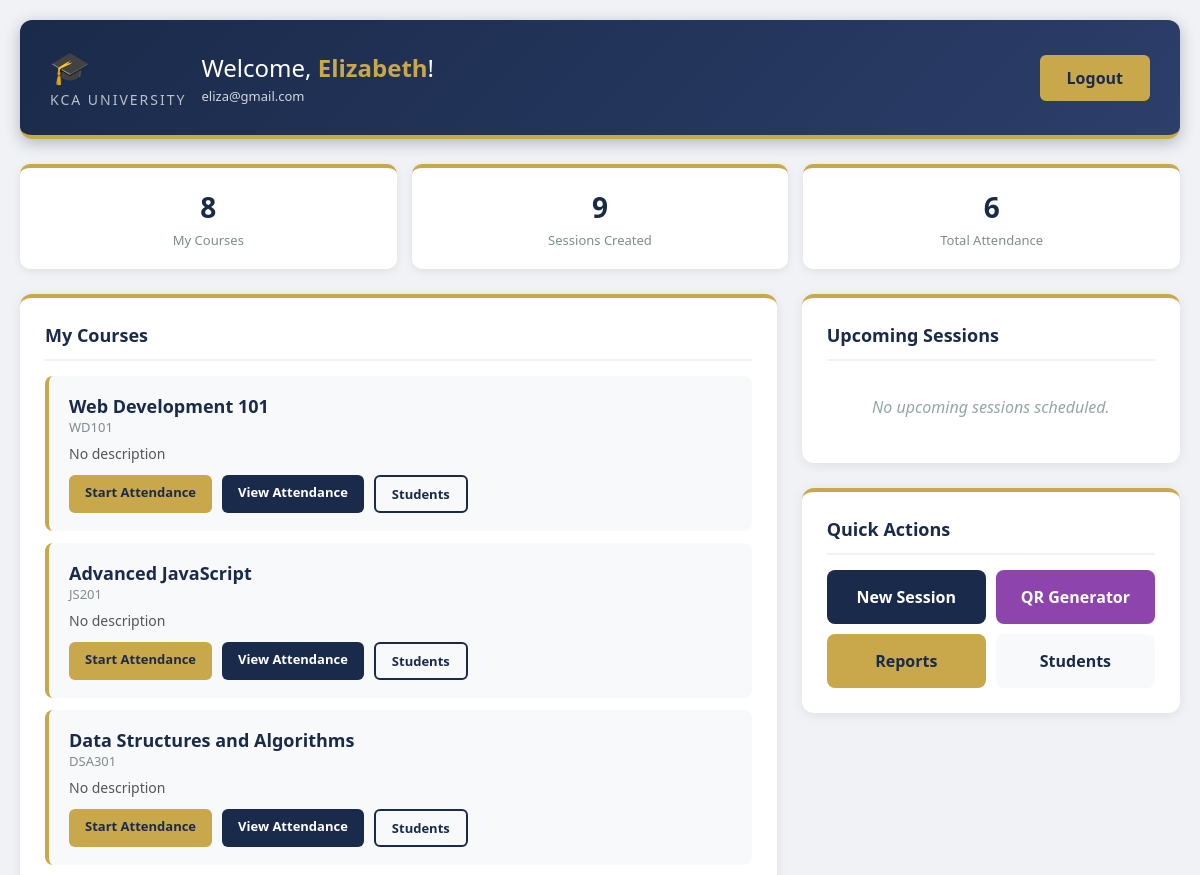
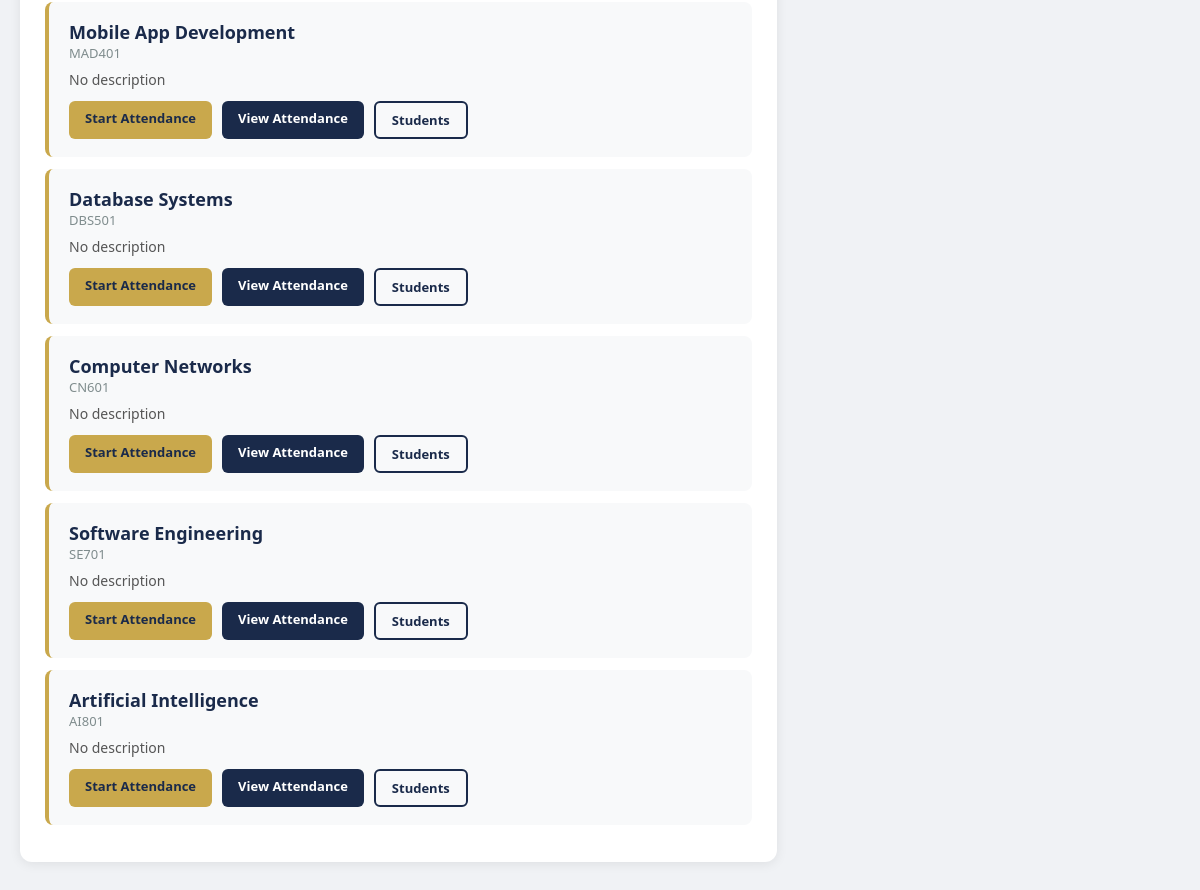
/lecturer_dashboard.php (signed in), run on the app's committed database (2 pictures, top to bottom).
### tables this page shows
CREATE TABLE `users` (
  `user_id` int(11) NOT NULL,
  `full_name` varchar(100) NOT NULL,
  `email` varchar(100) NOT NULL,
  `password_hash` varchar(255) NOT NULL,
  `role_id` int(11) DEFAULT 1,
  `created_at` timestamp NOT NULL DEFAULT current_timestamp()
);

CREATE TABLE `units` (
  `unit_id` int(11) NOT NULL,
  `unit_name` varchar(100) NOT NULL,
  `unit_code` varchar(20) NOT NULL,
  `user_id` int(11) DEFAULT NULL,
  `created_at` timestamp NOT NULL DEFAULT current_timestamp()
);

### lecturer_dashboard.php (the view, shortened to what this page needs)
<?php
include 'config.php';
$id = $_SESSION['user_id'];
$stmt = $conn->prepare("SELECT full_name, email FROM users WHERE user_id = ?");
$stmt->bind_param("i", $id);
$stmt->execute();
$result = $stmt->get_result();
if ($result->num_rows > 0) {
    $user = $result->fetch_assoc();
} else {
    session_destroy();
    header("Location: login_form.php");
    exit();
}
$first_name = explode(" ", $user['full_name'])[0];
$courses_query = "SELECT unit_id, unit_name, unit_code FROM units WHERE user_id = ?";
$stmt = $conn->prepare($courses_query);
$stmt->bind_param("i", $id);
$stmt->execute();
$courses = $stmt->get_result();
$stats_query = "SELECT
    (SELECT COUNT(*) FROM units WHERE user_id = ?) as total_courses,
    (SELECT COUNT(*) FROM attendance_sessions s JOIN units u ON s.unit_id = u.unit_id WHERE u.user_id = ?) as total_sessions,
    (SELECT COUNT(*) FROM attendance_logs al JOIN attendance_sessions s ON al.session_id = s.session_id JOIN units u ON s.unit_id = u.unit_id WHERE u.user_id = ?) as total_attendance";
$stmt = $conn->prepare($stats_query);
$stmt->bind_param("iii", $id, $id, $id);
$stmt->execute();
$stats = $stmt->get_result()->fetch_assoc();
$upcoming_query = "SELECT s.session_id, s.start_time, s.end_time, u.unit_name, g.name as geofence_name,
                   (SELECT COUNT(*) FROM attendance_logs WHERE session_id = s.session_id) as attendance_count
                   FROM attendance_sessions s
                   JOIN units u ON s.unit_id = u.unit_id
                   LEFT JOIN geofences g ON s.geofence_id = g.geofence_id
                   WHERE u.user_id = ? AND s.start_time > NOW()
                   ORDER BY s.start_time ASC LIMIT 5";
$stmt = $conn->prepare($upcoming_query);
$stmt->bind_param("i", $id);
$stmt->execute();
$upcoming_sessions = $stmt->get_result();
?>
<!DOCTYPE html>
<html lang="en">
<head>
</head>
<body>
<div class="container">
    <div class="header">
        <div class="header-left">
            <div class="header-logo">
                <span class="logo-icon">🎓</span>
                <div>
                    <span class="logo-text">KCA UNIVERSITY</span>
                </div>
            </div>
            <div>
                <h1>Welcome, <span><?php echo htmlspecialchars($first_name); ?></span>!</h1>
                <div class="email"><?php echo htmlspecialchars($user['email']); ?></div>
            </div>
        </div>
        <a href="logout.php" class="logout-btn">Logout</a>
    </div>
    <div class="stats">
        <div class="stat-card">
            <h3><?php echo $stats['total_courses'] ?? 0; ?></h3>
            <p>My Courses</p>
        </div>
        <div class="stat-card">
            <h3><?php echo $stats['total_sessions'] ?? 0; ?></h3>
            <p>Sessions Created</p>
        </div>
        <div class="stat-card">
            <h3><?php echo $stats['total_attendance'] ?? 0; ?></h3>
            <p>Total Attendance</p>
        </div>
    </div>
    <div class="grid">
        <div>
            <div class="card">
                <h2>My Courses</h2>
                <?php if ($courses->num_rows > 0): ?>
                    <?php while ($course = $courses->fetch_assoc()): ?>
                        <div class="course">
                            <h3><?php echo htmlspecialchars($course['unit_name']); ?></h3>
                            <div class="code"><?php echo htmlspecialchars($course['unit_code']); ?></div>
                            <div class="desc"><?php echo htmlspecialchars($course['description'] ?? 'No description'); ?></div>
                            <div class="actions">
                                <a href="create_session.php?unit_id=<?php echo $course['unit_id']; ?>" class="btn-success">Start Attendance</a>
                                <a href="view_attendance.php?unit_id=<?php echo $course['unit_id']; ?>" class="btn-primary">View Attendance</a>
                                <a href="view_students.php?unit_id=<?php echo $course['unit_id']; ?>" class="btn-outline">Students</a>
                            </div>
                        </div>
                    <?php endwhile; ?>
                <?php else: ?>
                    <div class="no-data">You don't have any courses assigned yet. Contact Admin.</div>
                <?php endif; ?>
            </div>
        </div>
        <div>
            <div class="card">
                <h2>Upcoming Sessions</h2>
                <?php if ($upcoming_sessions->num_rows > 0): ?>
                    <?php while ($session = $upcoming_sessions->fetch_assoc()): ?>
                        <div class="session-item">
                            <div class="title"><?php echo htmlspecialchars($session['unit_name']); ?></div>
                            <div class="meta">
                                <?php echo htmlspecialchars($session['geofence_name'] ?? 'No geofence'); ?><br>
                                <?php echo date('M d, Y - H:i', strtotime($session['start_time'])); ?>
                                <span class="count"><?php echo $session['attendance_count']; ?></span>
                            </div>
                            <div class="actions">
                                <a href="generate_qr.php?session_id=<?php echo $session['session_id']; ?>" class="btn-small-qr">QR Code</a>
                                <a href="view_attendance.php?unit_id=<?php echo $course['unit_id'] ?? 0; ?>&session_id=<?php echo $session['session_id']; ?>" class="btn-small-view">View Details</a>
                            </div>
                        </div>
                    <?php endwhile; ?>
                <?php else: ?>
                    <div class="no-data">No upcoming sessions scheduled.</div>
                <?php endif; ?>
            </div>
            <div class="card">
                <h2>Quick Actions</h2>
                <div class="quick-actions">
                    <a href="create_session.php" class="primary">New Session</a>
                    <a href="generate_qr.php" class="qr-action">QR Generator</a>
                    <a href="view_all_attendance.php" class="success">Reports</a>
                    <a href="manage_students.php">Students</a>
                </div>
            </div>
        </div>
    </div>
</div>
</body>
</html>

### lecturer_dashboard.php (style rules this page uses)
* { margin: 0; padding: 0; box-sizing: border-box; }
body { font-family: 'Segoe UI', Tahoma, Geneva, Verdana, sans-serif; background: #f0f2f5; padding: 20px; }
.container { max-width: 1200px; margin: 0 auto; }
.header { background: linear-gradient(135deg, #1A2A4A 0%, #2C3E6A 100%); color: #FFFFFF; padding: 25px 30px; border-radius: 12px; margin-bottom: 25px; display: flex; justify-content: space-between; align-items: center; flex-wrap: wrap; box-shadow: 0 4px 15px rgba(26, 42, 74, 0.3); border-bottom: 4px solid #C9A84C; }
.header-left { display: flex; align-items: center; gap: 15px; }
.header-logo .logo-icon { font-size: 32px; }
.header-logo .logo-text { font-size: 14px; opacity: 0.7; letter-spacing: 2px; }
.header h1 { font-size: 24px; font-weight: 300; }
.header h1 span { font-weight: 600; color: #C9A84C; }
.header .email { font-size: 13px; opacity: 0.8; margin-top: 3px; }
.header .logout-btn { background: #C9A84C; color: #1A2A4A; padding: 10px 25px; border-radius: 6px; text-decoration: none; font-weight: 600; transition: all 0.3s ease; border: 2px solid #C9A84C; }
.stats { display: grid; grid-template-columns: repeat(auto-fit, minmax(150px, 1fr)); gap: 15px; margin-bottom: 25px; }
.stat-card { background: #FFFFFF; padding: 20px; border-radius: 10px; text-align: center; box-shadow: 0 2px 8px rgba(0,0,0,0.08); border-top: 4px solid #C9A84C; transition: transform 0.2s ease; }
.stat-card h3 { font-size: 28px; font-weight: 700; color: #1A2A4A; }
.stat-card p { color: #7f8c8d; font-size: 13px; margin-top: 5px; }
.grid { display: grid; grid-template-columns: 2fr 1fr; gap: 25px; }
.card { background: #FFFFFF; border-radius: 12px; padding: 25px; box-shadow: 0 2px 12px rgba(0,0,0,0.08); border-top: 4px solid #C9A84C; margin-bottom: 25px; transition: transform 0.2s ease, box-shadow 0.2s ease; }
.card h2 { color: #1A2A4A; font-size: 18px; margin-bottom: 15px; border-bottom: 2px solid #f0f2f5; padding-bottom: 12px; display: flex; align-items: center; gap: 10px; }
.course { background: #f8f9fa; padding: 18px 20px; margin-bottom: 12px; border-radius: 8px; border-left: 4px solid #C9A84C; transition: transform 0.2s ease; }
.course h3 { color: #1A2A4A; font-size: 18px; }
.course .code { color: #7f8c8d; font-size: 13px; }
.course .desc { color: #555; font-size: 14px; margin: 8px 0; }
.course .actions { margin-top: 12px; display: flex; flex-wrap: wrap; gap: 10px; }
.course .actions a { padding: 8px 16px; border-radius: 6px; text-decoration: none; font-size: 13px; font-weight: 600; transition: all 0.3s ease; }
.btn-primary { background: #1A2A4A; color: #FFFFFF; }
.btn-success { background: #C9A84C; color: #1A2A4A; }
.btn-outline { background: transparent; color: #1A2A4A; border: 2px solid #1A2A4A; }
.no-data { color: #95a5a6; text-align: center; padding: 20px; font-style: italic; }
.quick-actions { display: grid; grid-template-columns: 1fr 1fr; gap: 10px; }
.quick-actions a { padding: 14px; text-align: center; border-radius: 8px; text-decoration: none; font-weight: 600; background: #f8f9fa; color: #1A2A4A; transition: all 0.3s ease; border: 2px solid transparent; }
.quick-actions .primary { background: #1A2A4A; color: #FFFFFF; }
.quick-actions .success { background: #C9A84C; color: #1A2A4A; }
.quick-actions .qr-action { background: #8e44ad; color: #FFFFFF; }

### data on the page
users: full_name "Elizabeth", email "eliza@gmail.com"
units: unit_name "Web Development 101", unit_code "WD101", description "No description"
units: unit_name "Advanced JavaScript", unit_code "JS201", description "No description"
units: unit_name "Data Structures and Algorithms", unit_code "DSA301", description "No description"
units: unit_name "Mobile App Development", unit_code "MAD401", description "No description"
units: unit_name "Database Systems", unit_code "DBS501", description "No description"
units: unit_name "Computer Networks", unit_code "CN601", description "No description"
units: unit_name "Software Engineering", unit_code "SE701", description "No description"
units: unit_name "Artificial Intelligence", unit_code "AI801", description "No description"

### other printed values
$stats['total_courses'] "8"
$stats['total_sessions'] "9"
$stats['total_attendance'] "6"
